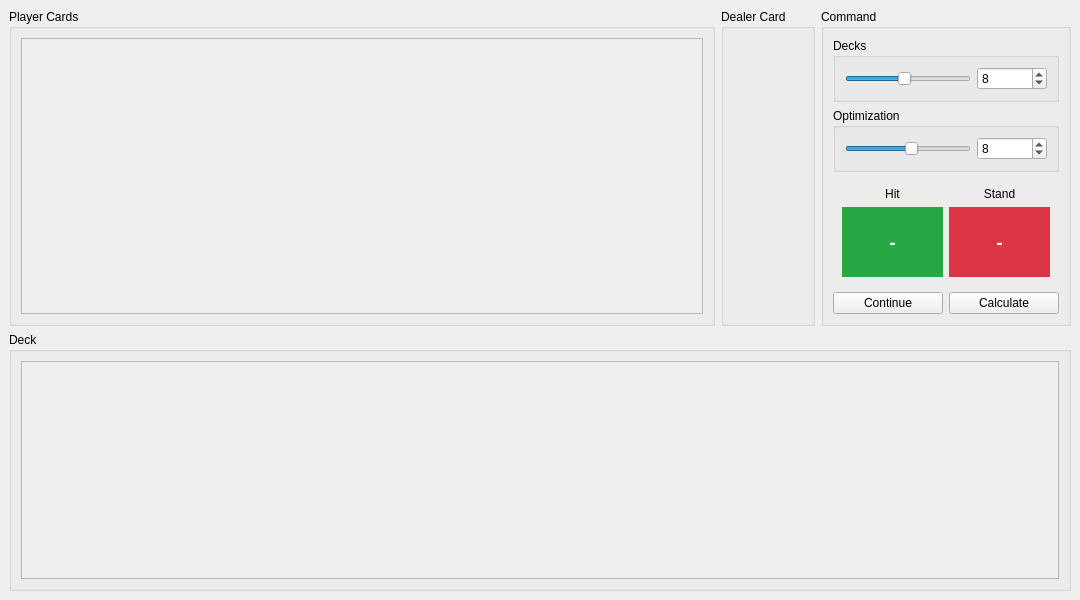
<?xml version="1.0" encoding="UTF-8"?>
<ui version="4.0">
 <class>MainWindow</class>
 <widget class="QMainWindow" name="MainWindow">
  <property name="geometry">
   <rect>
    <x>0</x>
    <y>0</y>
    <width>1080</width>
    <height>600</height>
   </rect>
  </property>
  <property name="windowTitle">
   <string>BJ</string>
  </property>
  <property name="windowIcon">
   <iconset resource="res/res.qrc">
    <normaloff>:/icon.png</normaloff>:/icon.png</iconset>
  </property>
  <widget class="QWidget" name="centralwidget">
   <layout class="QVBoxLayout" name="verticalLayout">
    <item>
     <widget class="QWidget" name="container" native="true">
      <property name="sizePolicy">
       <sizepolicy hsizetype="Preferred" vsizetype="Preferred">
        <horstretch>0</horstretch>
        <verstretch>0</verstretch>
       </sizepolicy>
      </property>
      <property name="maximumSize">
       <size>
        <width>16777215</width>
        <height>350</height>
       </size>
      </property>
      <layout class="QHBoxLayout" name="horizontalLayout">
       <property name="leftMargin">
        <number>0</number>
       </property>
       <property name="topMargin">
        <number>0</number>
       </property>
       <property name="rightMargin">
        <number>0</number>
       </property>
       <property name="bottomMargin">
        <number>0</number>
       </property>
       <item>
        <widget class="QGroupBox" name="playerCard_qGroupBox">
         <property name="maximumSize">
          <size>
           <width>16777215</width>
           <height>16777215</height>
          </size>
         </property>
         <property name="title">
          <string>Player Cards</string>
         </property>
         <layout class="QHBoxLayout" name="horizontalLayout_2">
          <item>
           <widget class="QScrollArea" name="playerCard_qScrollArea">
            <property name="sizePolicy">
             <sizepolicy hsizetype="Preferred" vsizetype="Preferred">
              <horstretch>0</horstretch>
              <verstretch>0</verstretch>
             </sizepolicy>
            </property>
            <property name="lineWidth">
             <number>0</number>
            </property>
            <property name="verticalScrollBarPolicy">
             <enum>Qt::ScrollBarAlwaysOff</enum>
            </property>
            <property name="horizontalScrollBarPolicy">
             <enum>Qt::ScrollBarAsNeeded</enum>
            </property>
            <property name="widgetResizable">
             <bool>true</bool>
            </property>
            <widget class="QWidget" name="playerCard_scrollAreaWidgetContents">
             <property name="geometry">
              <rect>
               <x>0</x>
               <y>0</y>
               <width>684</width>
               <height>286</height>
              </rect>
             </property>
             <layout class="QHBoxLayout" name="horizontalLayout_4">
              <item>
               <spacer name="horizontalSpacer">
                <property name="orientation">
                 <enum>Qt::Horizontal</enum>
                </property>
                <property name="sizeHint" stdset="0">
                 <size>
                  <width>40</width>
                  <height>20</height>
                 </size>
                </property>
               </spacer>
              </item>
             </layout>
            </widget>
           </widget>
          </item>
         </layout>
        </widget>
       </item>
       <item>
        <widget class="QGroupBox" name="dealerCard_qGroupBox">
         <property name="sizePolicy">
          <sizepolicy hsizetype="Maximum" vsizetype="Preferred">
           <horstretch>0</horstretch>
           <verstretch>0</verstretch>
          </sizepolicy>
         </property>
         <property name="title">
          <string>Dealer Card</string>
         </property>
         <layout class="QHBoxLayout" name="horizontalLayout_3"/>
        </widget>
       </item>
       <item>
        <widget class="QGroupBox" name="command_qGroupBox">
         <property name="sizePolicy">
          <sizepolicy hsizetype="Maximum" vsizetype="Preferred">
           <horstretch>0</horstretch>
           <verstretch>0</verstretch>
          </sizepolicy>
         </property>
         <property name="minimumSize">
          <size>
           <width>250</width>
           <height>0</height>
          </size>
         </property>
         <property name="title">
          <string>Command</string>
         </property>
         <layout class="QVBoxLayout" name="verticalLayout_3">
          <item>
           <widget class="QGroupBox" name="groupBox_2">
            <property name="title">
             <string>Decks</string>
            </property>
            <layout class="QVBoxLayout" name="verticalLayout_4">
             <property name="spacing">
              <number>0</number>
             </property>
             <property name="leftMargin">
              <number>0</number>
             </property>
             <property name="topMargin">
              <number>0</number>
             </property>
             <property name="rightMargin">
              <number>0</number>
             </property>
             <property name="bottomMargin">
              <number>0</number>
             </property>
             <item>
              <widget class="QWidget" name="widget" native="true">
               <layout class="QHBoxLayout" name="horizontalLayout_5">
                <item>
                 <widget class="QSlider" name="horizontalSlider">
                  <property name="minimum">
                   <number>1</number>
                  </property>
                  <property name="maximum">
                   <number>16</number>
                  </property>
                  <property name="value">
                   <number>8</number>
                  </property>
                  <property name="orientation">
                   <enum>Qt::Horizontal</enum>
                  </property>
                 </widget>
                </item>
                <item>
                 <widget class="QSpinBox" name="numberOfDecks_qSpinBox">
                  <property name="minimumSize">
                   <size>
                    <width>70</width>
                    <height>0</height>
                   </size>
                  </property>
                  <property name="minimum">
                   <number>1</number>
                  </property>
                  <property name="maximum">
                   <number>16</number>
                  </property>
                  <property name="value">
                   <number>8</number>
                  </property>
                 </widget>
                </item>
               </layout>
              </widget>
             </item>
            </layout>
           </widget>
          </item>
          <item>
           <widget class="QGroupBox" name="groupBox">
            <property name="title">
             <string>Optimization</string>
            </property>
            <layout class="QHBoxLayout" name="horizontalLayout_8">
             <item>
              <widget class="QSlider" name="optimization_qHorizontalSlider">
               <property name="sizePolicy">
                <sizepolicy hsizetype="Expanding" vsizetype="Fixed">
                 <horstretch>0</horstretch>
                 <verstretch>0</verstretch>
                </sizepolicy>
               </property>
               <property name="maximum">
                <number>15</number>
               </property>
               <property name="pageStep">
                <number>5</number>
               </property>
               <property name="value">
                <number>8</number>
               </property>
               <property name="orientation">
                <enum>Qt::Horizontal</enum>
               </property>
              </widget>
             </item>
             <item>
              <widget class="QSpinBox" name="spinBox_2">
               <property name="sizePolicy">
                <sizepolicy hsizetype="Preferred" vsizetype="Fixed">
                 <horstretch>0</horstretch>
                 <verstretch>0</verstretch>
                </sizepolicy>
               </property>
               <property name="minimumSize">
                <size>
                 <width>70</width>
                 <height>0</height>
                </size>
               </property>
               <property name="maximumSize">
                <size>
                 <width>16777215</width>
                 <height>16777215</height>
                </size>
               </property>
               <property name="readOnly">
                <bool>false</bool>
               </property>
               <property name="showGroupSeparator" stdset="0">
                <bool>false</bool>
               </property>
               <property name="maximum">
                <number>15</number>
               </property>
               <property name="value">
                <number>8</number>
               </property>
              </widget>
             </item>
            </layout>
           </widget>
          </item>
          <item>
           <widget class="QWidget" name="widget_3" native="true">
            <property name="sizePolicy">
             <sizepolicy hsizetype="Preferred" vsizetype="Expanding">
              <horstretch>0</horstretch>
              <verstretch>0</verstretch>
             </sizepolicy>
            </property>
            <property name="minimumSize">
             <size>
              <width>0</width>
              <height>0</height>
             </size>
            </property>
            <layout class="QHBoxLayout" name="horizontalLayout_7">
             <item>
              <widget class="QWidget" name="widget_4" native="true">
               <property name="font">
                <font>
                 <pointsize>1</pointsize>
                </font>
               </property>
               <layout class="QVBoxLayout" name="verticalLayout_5">
                <property name="leftMargin">
                 <number>0</number>
                </property>
                <property name="topMargin">
                 <number>0</number>
                </property>
                <property name="rightMargin">
                 <number>0</number>
                </property>
                <property name="bottomMargin">
                 <number>0</number>
                </property>
                <item>
                 <widget class="QLabel" name="hitTitle_qLabel">
                  <property name="sizePolicy">
                   <sizepolicy hsizetype="Preferred" vsizetype="Maximum">
                    <horstretch>0</horstretch>
                    <verstretch>0</verstretch>
                   </sizepolicy>
                  </property>
                  <property name="font">
                   <font>
                    <pointsize>9</pointsize>
                   </font>
                  </property>
                  <property name="text">
                   <string>Hit</string>
                  </property>
                  <property name="alignment">
                   <set>Qt::AlignCenter</set>
                  </property>
                 </widget>
                </item>
                <item>
                 <widget class="QLabel" name="hit_qLabel">
                  <property name="minimumSize">
                   <size>
                    <width>0</width>
                    <height>70</height>
                   </size>
                  </property>
                  <property name="font">
                   <font>
                    <pointsize>14</pointsize>
                    <bold>true</bold>
                   </font>
                  </property>
                  <property name="styleSheet">
                   <string notr="true">*{background-color: #28a745; color: white;}</string>
                  </property>
                  <property name="text">
                   <string>-</string>
                  </property>
                  <property name="alignment">
                   <set>Qt::AlignCenter</set>
                  </property>
                 </widget>
                </item>
               </layout>
              </widget>
             </item>
             <item>
              <widget class="QWidget" name="widget_5" native="true">
               <layout class="QVBoxLayout" name="verticalLayout_6">
                <property name="leftMargin">
                 <number>0</number>
                </property>
                <property name="topMargin">
                 <number>0</number>
                </property>
                <property name="rightMargin">
                 <number>0</number>
                </property>
                <property name="bottomMargin">
                 <number>0</number>
                </property>
                <item>
                 <widget class="QLabel" name="standTitle_qLabel">
                  <property name="sizePolicy">
                   <sizepolicy hsizetype="Preferred" vsizetype="Maximum">
                    <horstretch>0</horstretch>
                    <verstretch>0</verstretch>
                   </sizepolicy>
                  </property>
                  <property name="text">
                   <string>Stand</string>
                  </property>
                  <property name="alignment">
                   <set>Qt::AlignCenter</set>
                  </property>
                 </widget>
                </item>
                <item>
                 <widget class="QLabel" name="stand_qLabel">
                  <property name="minimumSize">
                   <size>
                    <width>0</width>
                    <height>70</height>
                   </size>
                  </property>
                  <property name="font">
                   <font>
                    <pointsize>14</pointsize>
                    <bold>true</bold>
                   </font>
                  </property>
                  <property name="styleSheet">
                   <string notr="true">*{background-color: #dc3545; color: white;}</string>
                  </property>
                  <property name="text">
                   <string>-</string>
                  </property>
                  <property name="alignment">
                   <set>Qt::AlignCenter</set>
                  </property>
                 </widget>
                </item>
               </layout>
              </widget>
             </item>
            </layout>
           </widget>
          </item>
          <item>
           <widget class="QWidget" name="widget_2" native="true">
            <layout class="QHBoxLayout" name="horizontalLayout_6">
             <property name="spacing">
              <number>6</number>
             </property>
             <property name="leftMargin">
              <number>0</number>
             </property>
             <property name="topMargin">
              <number>0</number>
             </property>
             <property name="rightMargin">
              <number>0</number>
             </property>
             <property name="bottomMargin">
              <number>0</number>
             </property>
             <item>
              <widget class="QPushButton" name="continue_qPushButton">
               <property name="sizePolicy">
                <sizepolicy hsizetype="Preferred" vsizetype="Preferred">
                 <horstretch>0</horstretch>
                 <verstretch>0</verstretch>
                </sizepolicy>
               </property>
               <property name="text">
                <string>Continue</string>
               </property>
              </widget>
             </item>
             <item>
              <widget class="QPushButton" name="calculate_qPushButton">
               <property name="sizePolicy">
                <sizepolicy hsizetype="Preferred" vsizetype="Preferred">
                 <horstretch>0</horstretch>
                 <verstretch>0</verstretch>
                </sizepolicy>
               </property>
               <property name="text">
                <string>Calculate</string>
               </property>
              </widget>
             </item>
            </layout>
           </widget>
          </item>
         </layout>
        </widget>
       </item>
      </layout>
     </widget>
    </item>
    <item>
     <widget class="QGroupBox" name="deck_qGroupBox">
      <property name="sizePolicy">
       <sizepolicy hsizetype="Preferred" vsizetype="Expanding">
        <horstretch>0</horstretch>
        <verstretch>0</verstretch>
       </sizepolicy>
      </property>
      <property name="title">
       <string>Deck</string>
      </property>
      <layout class="QVBoxLayout" name="verticalLayout_2">
       <item>
        <widget class="QScrollArea" name="deck_qScrollArea">
         <property name="sizePolicy">
          <sizepolicy hsizetype="Expanding" vsizetype="Preferred">
           <horstretch>0</horstretch>
           <verstretch>0</verstretch>
          </sizepolicy>
         </property>
         <property name="widgetResizable">
          <bool>true</bool>
         </property>
         <widget class="QWidget" name="deck_scrollAreaWidgetContents">
          <property name="geometry">
           <rect>
            <x>0</x>
            <y>0</y>
            <width>1036</width>
            <height>179</height>
           </rect>
          </property>
          <property name="maximumSize">
           <size>
            <width>16777215</width>
            <height>16777215</height>
           </size>
          </property>
          <layout class="QGridLayout" name="gridLayout"/>
         </widget>
        </widget>
       </item>
      </layout>
     </widget>
    </item>
   </layout>
  </widget>
  <widget class="QMenuBar" name="menubar">
   <property name="geometry">
    <rect>
     <x>0</x>
     <y>0</y>
     <width>1080</width>
     <height>21</height>
    </rect>
   </property>
  </widget>
 </widget>
 <resources>
  <include location="res/res.qrc"/>
 </resources>
 <connections>
  <connection>
   <sender>optimization_qHorizontalSlider</sender>
   <signal>sliderMoved(int)</signal>
   <receiver>spinBox_2</receiver>
   <slot>setValue(int)</slot>
   <hints>
    <hint type="sourcelabel">
     <x>690</x>
     <y>185</y>
    </hint>
    <hint type="destinationlabel">
     <x>766</x>
     <y>190</y>
    </hint>
   </hints>
  </connection>
  <connection>
   <sender>spinBox_2</sender>
   <signal>valueChanged(int)</signal>
   <receiver>optimization_qHorizontalSlider</receiver>
   <slot>setValue(int)</slot>
   <hints>
    <hint type="sourcelabel">
     <x>766</x>
     <y>190</y>
    </hint>
    <hint type="destinationlabel">
     <x>690</x>
     <y>185</y>
    </hint>
   </hints>
  </connection>
  <connection>
   <sender>horizontalSlider</sender>
   <signal>sliderMoved(int)</signal>
   <receiver>numberOfDecks_qSpinBox</receiver>
   <slot>setValue(int)</slot>
   <hints>
    <hint type="sourcelabel">
     <x>644</x>
     <y>107</y>
    </hint>
    <hint type="destinationlabel">
     <x>738</x>
     <y>109</y>
    </hint>
   </hints>
  </connection>
  <connection>
   <sender>numberOfDecks_qSpinBox</sender>
   <signal>valueChanged(int)</signal>
   <receiver>horizontalSlider</receiver>
   <slot>setValue(int)</slot>
   <hints>
    <hint type="sourcelabel">
     <x>728</x>
     <y>96</y>
    </hint>
    <hint type="destinationlabel">
     <x>576</x>
     <y>109</y>
    </hint>
   </hints>
  </connection>
 </connections>
</ui>
